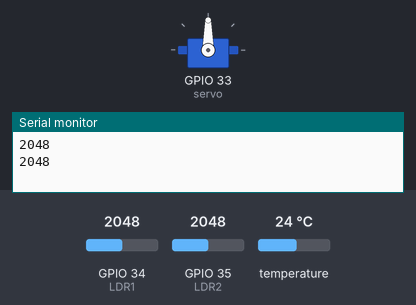
Simulated run of this sketch. Board: ESP32. Parts: servo, the last lines printed to the serial monitor. The test bench sets the inputs (shaded band); at power-on: GPIO 34 (LDR1) = 2048, GPIO 35 (LDR2) = 2048, temperature 24 °C. WiFi joins after 1.5 s; servers stay silent unless stated.

Above: at 4.0 s.
4.1 s: GPIO 34 (LDR1) set to 2866
At 9.6 s:
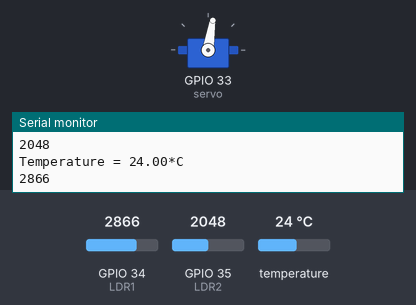
10.4 s: GPIO 34 (LDR1) set to 2047
13.5 s: GPIO 35 (LDR2) set to 1982
At 19.2 s:
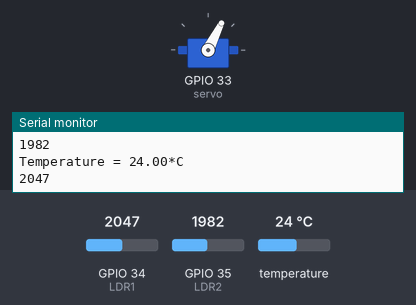
21.3 s: GPIO 35 (LDR2) set to 2047
22.8 s: GPIO 35 (LDR2) set to 1228
At 27.8 s:
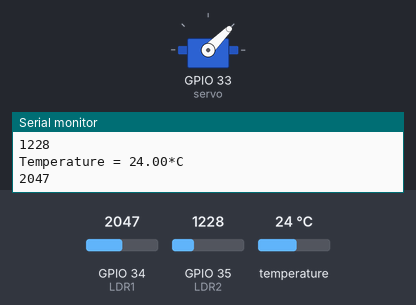
Timing chart, 0 to 41.3 s (numbered marks = the images above; inputs shaded):
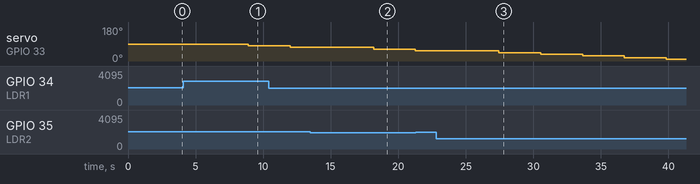

The sketch:

iot_prj.ino
```cpp
#define BLYNK_TEMPLATE_ID "final2"
#define BLYNK_TEMPLATE_NAME "final2"

#include <BlynkSimpleEsp32.h>
// other includes and code...

#include <Wire.h>
#include <Adafruit_BMP085.h>
Adafruit_BMP085 bmp;
//for blynk
#define BLYNK_PRINT Serial
#include <WiFi.h>
#include <WiFiClient.h>
#include <BlynkSimpleEsp32.h>
#include <Simpletimer.h>
//for servo motor
#include <ESP32Servo.h>
const int LDR1 = 34;
const int LDR2 = 35;
const int TEMP = 21;
#define error 10
int Spoint =  90;
Servo servo;
char auth[] = "andwvBtXjBgUVugL9kE36X5_goNtuNji";
char ssid[] = "Rakshii bhat";
char pass[] = "rakshitha5803";
SimpleTimer timer;

void solar(){
  int ldr1 = analogRead(LDR1);
  int ldr2 = analogRead(LDR2);
  Serial.println(ldr1);
  delay(1000);
  Serial.println(ldr2);
  delay(1000);
  Serial.print("Temperature = ");
  Serial.print(bmp.readTemperature());
  Serial.println("*C");
  delay(1000);

  int value1 = abs(ldr1 - ldr2);
  int value2 = abs(ldr2 - ldr1);

  if ((value1 <= error) || (value2 <= error)) {

  }
  else {
    if (ldr1 > ldr2) {
      Spoint = Spoint-9;
    }
    if (ldr1 < ldr2) {
      Spoint = Spoint+9;
    }
  }

servo.write(Spoint);
delay(80);
Blynk.virtualWrite(V2,bmp.readTemperature() );
}

void setup()
{
  if (!bmp.begin()) {
	Serial.println("FAILED TO BOOT!!!");
	while (1) {}
  }
  Serial.begin(9600);
  servo.attach(33);
  servo.write(Spoint);
  delay(1000);
  Blynk.begin(auth, ssid, pass,IPAddress(117,236,190,213),8080);
  timer.setInterval(10L,solar);
}

void loop()
{
  Blynk.run();
  timer.run();
}
```

Measured:
- the behaviour switches between 2037 and 2036 on GPIO 35 (LDR2) (found by bisection; images 1 and 2)
- after the input at 4.1 s, servo on GPIO 33 (servo): 90° → 81° after 4.8 s
- after the input at 13.5 s, servo on GPIO 33 (servo): 72° → 63° after 4.7 s, → 54° 3.1 s later
- after the input at 22.8 s, servo on GPIO 33 (servo): moves from 54° to 9° over 12.4 s, starting after 4.7 s
